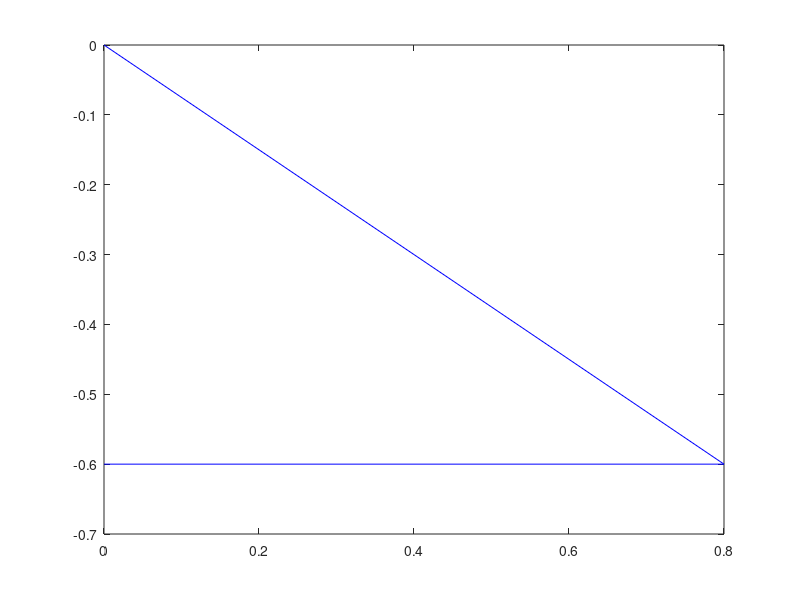

Write MATLAB code to recreate this figure. (Note: this script raises an error after producing the figure.)

%-------------------------------------------------------------------%
% Software by -  Akash S. Shahade
%
% Title - Program for FE Analysis of Truss.
%-------------------------------------------------------------------%

clear;
clc; clf;
fprintf(' \nFEM ANALYSIS OF TRUSS \n\n');

%------------------------------------------------------%
% STEP 01 - PRE-PROCESSING
%------------------------------------------------------%

nel=2;

ele_nod=[1 2;2 3];                  % Element is connected with these nodes

nod_coor=[0 0;0.8 -0.6;0 -0.6];     % Node coordinates

num_ele=size(ele_nod,1);            % Element is connected with these nodes

ele_dof=[1 2 3 4;3 4 5 6];          % Degree of freedom (DOF) associated with nodes

num_nod=3;                          % Number of nodes

dof = 2;                            % DOF per node

displacement = zeros(dof*num_nod,1);    % Initialising Zero Matrix for Displacement
force = zeros(dof*num_nod,1);         % Initialising Zero Matrix for Force
stiffness = zeros(dof*num_nod);       % Initialising Zero Matrix for Stiffness


A(1)=5*10^(-5);                     % Area of element 01
A(2)=4*10^(-5);                     % Area of element 02
  

E(1)=200*10^9;                      % Young's Modulus of Element 01
E(2)=200*10^9;                      % Young's Modulus of Element 02

force(4)= -1000;                  % Load at node 2 in -ve Y direction


%------------------------------------------------------%
% Stiffness matrix calculation & ASSEMBLY
%------------------------------------------------------%

for e=1:num_ele                                                      % For i to number of elements
    
 L(e)=sqrt((nod_coor(ele_nod(e,2),1)-nod_coor(ele_nod(e,1),1))^2+...  % Calculate Length of element
      (nod_coor(ele_nod(e,2),2)-nod_coor(ele_nod(e,1),2))^2);
  
 l=(nod_coor(ele_nod(e,2),1)-nod_coor(ele_nod(e,1),1))/L(e);          % Calculate l = cos(theta)
 
 m=(nod_coor(ele_nod(e,2),2)-nod_coor(ele_nod(e,1),2))/L(e);          % Calculate m = sin(theta)
 
 k=(A(e)*E(e)/L(e)*[l*l l*m -l*l -l*m;l*m m*m -l*m -m*m;...           % Calculate Stiffness Matrix
   -l*l -l*m l*l l*m; -l*m -m*m l*m m*m]);
   
% extract the rows of ele_dof (for each element e)
ele_dof_vec=ele_dof(e,:);

    for i=1:4
        for j=1:4
            
  stiffness(ele_dof_vec(1,i),ele_dof_vec(1,j))=...
  stiffness(ele_dof_vec(1,i),ele_dof_vec(1,j))+k(i,j);

        end
    end
end

fprintf('Global Stiffness Matrix: \n');
disp(stiffness);
fprintf('\n Global Load Vector: \n');
disp(force);
fprintf('\n------------------------------------------------\n');

%------------------------------------------------------%
% Boundary Conditions
%------------------------------------------------------%

fixed_node = [1 3];
stff = stiffness(:,3:4);
stiff_bc = stff(3:4,:);
force_bc = force(3:4,:);

%------------------------------------------------------%
% STEP 02 - SOLVE
%------------------------------------------------------%

dis_new = stiff_bc\force_bc ;

%------------------------------------------------------%
% STEP 03 - POST-PROCESSING
%------------------------------------------------------%

displacement = [0;0;dis_new;0;0];

% Stress in elements

for e=1:num_ele
    
 L(e)=sqrt((nod_coor(ele_nod(e,2),1)-nod_coor(ele_nod(e,1),1))^2+...
      (nod_coor(ele_nod(e,2),2)-nod_coor(ele_nod(e,1),2))^2);
  
 l=(nod_coor(ele_nod(e,2),1)-nod_coor(ele_nod(e,1),1))/L(e);
 
 m=(nod_coor(ele_nod(e,2),2)-nod_coor(ele_nod(e,1),2))/L(e);
 
 stress(e)=(E(e)/L(e))*[-l -m l m]*displacement((ele_dof(e,:))');
 
end

% Reaction Forces

Reaction_Force = stiffness*displacement - force ;


%------------------------------------------------------%
% Plot 
%------------------------------------------------------%

for e=1:num_ele
    x=[nod_coor(ele_nod(e,1),1) nod_coor(ele_nod(e,2),1)];
    y=[nod_coor(ele_nod(e,1),2) nod_coor(ele_nod(e,2),2)];
plot(x,y,'b')
hold on
end

fprintf('\n Displacements: \n');
q={'q1x';'q1y';'q2x';'q2y';'q3x';'q3y'};
Displacement_mm = displacement*1000;
T = table(q,Displacement_mm);
disp(T);

fprintf('\n------------------------------------------------\n');

R = {'R1';'R2';'R3';'R4';'R5';'R6'};
P = table(R,Reaction_Force);
disp(P);

fprintf('\n------------------------------------------------\n');

Element = [1;2];
Stress_MPa = (stress.')/10^6;
B = table(Element,Stress_MPa);
disp(B);
fprintf('END OF PROGRAM.\n');
